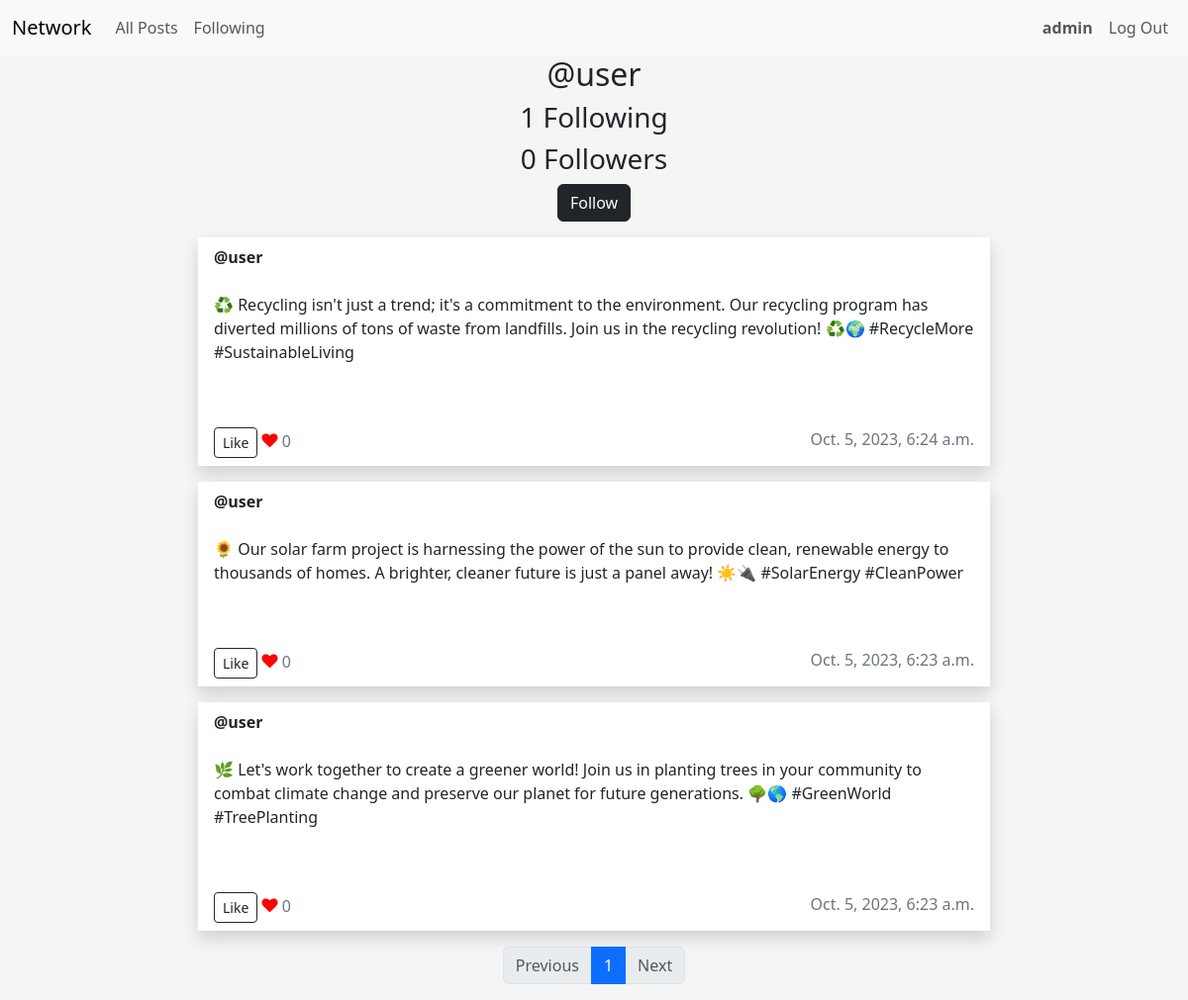
The app's page /profile/1 (signed in), older data.
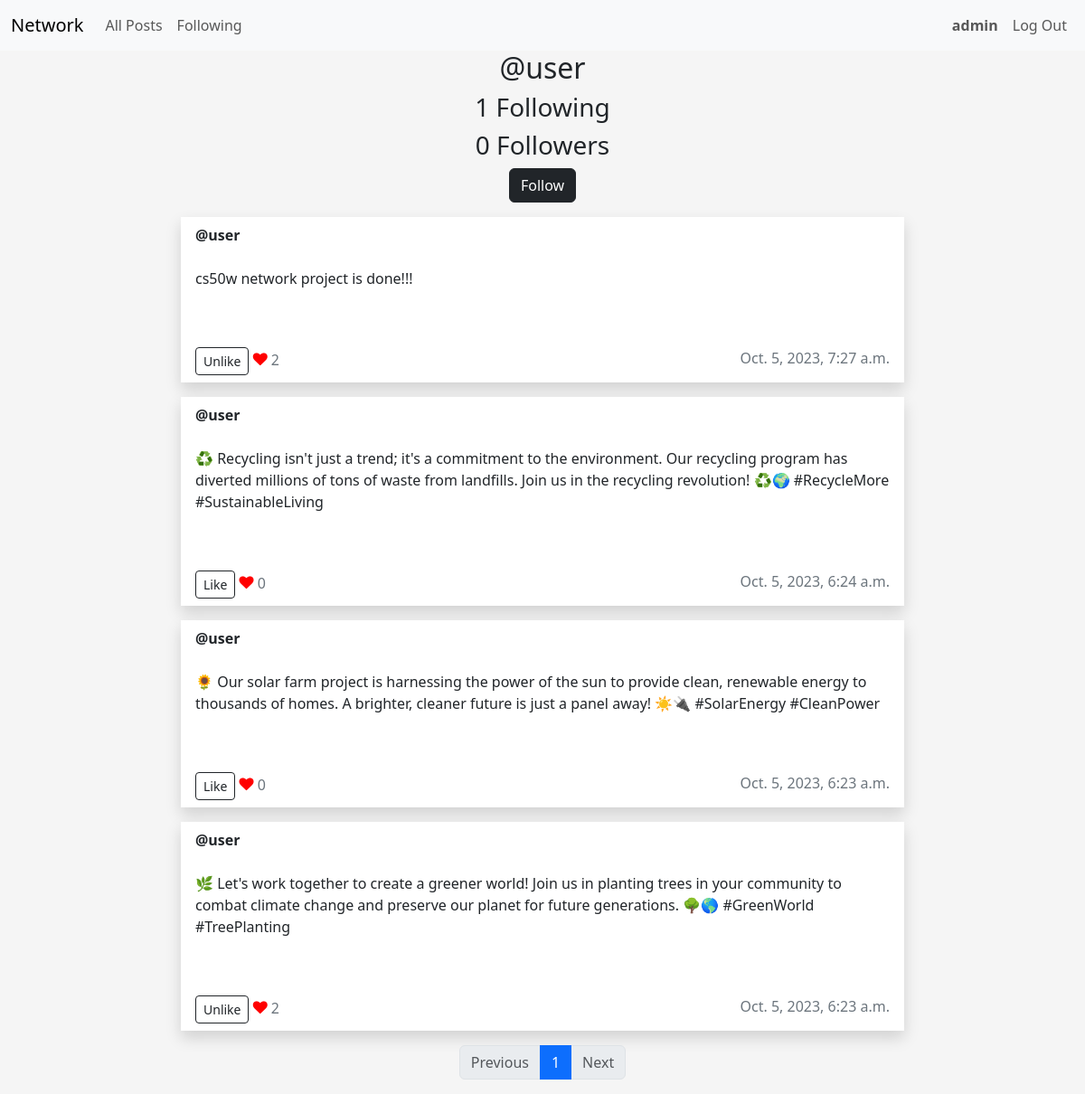
The same page, newer data.
### network/models.py (models this page shows, shortened)
class User(AbstractUser):
    pass

class Post(models.Model):
    user = models.ForeignKey(User, on_delete=models.CASCADE)
    content = models.TextField()
    timestamp = models.DateTimeField(auto_now_add=True)
    likes = models.ManyToManyField(User, related_name="liked_posts")

### network/views.py (the view, shortened to what this page needs)
# urls.py: path("profile/<int:user_id>", views.profile, name="profile"),
@login_required(login_url="/login")
def profile(request, user_id):
    user = get_object_or_404(
        User, id=user_id
    )  # Get the User object with the specified user_id
    if request.method == "GET":
        posts = Post.objects.filter(user=user)  # Filter posts for the specific user
        is_following = Following.objects.filter(
            user=request.user, user_followed=user_id
        ).exists()
        paginator = Paginator(posts, POST_NUMBER_PER_PAGE)  # Show2  contacts per page.
        page_number = request.GET.get("page")
        page_obj = paginator.get_page(page_number)
        return render(
            request,
            "network/profile.html",
            {
                "posts": posts,
                "user": user,
                "is_following": is_following,
                "page_obj": page_obj,
            },
        )

### network/templates/network/profile.html (shortened to what this page needs)
{% extends "network/layout.html" %}
{% block body %}
<div class="container">
    <h2>@{{ user }}</h2>
    <h3>{{ user.following.count }} Following</h3>
    <h3>{{ user.followers.count }} Followers</h3>
{% if user != request.user %}
    {% if is_following %}
        <form action="{% url 'profile' user.id %}" method="post">
            {% csrf_token %}
            <button type="submit" class="btn btn-danger mb-3">Unfollow</button>
            <input type="hidden" name="unfollow">
        </form>
    {% else %}
        <form action="{% url 'profile' user.id %}" method="post">
            <button type="submit" class="btn btn-dark mb-3">Follow</button>
        </form>
    {% endif %}
{% endif %}
</div>
   {% for post in posts reversed %}
   <div id="posts">
    <div class="row mb-3">
       <div class="post" data-post-id="{{ post.id }}">
          <div class="card rounded-0 border-0 shadow mx-auto" style="max-width: 50rem;">
             <div class="card-header bg-transparent border-0 d-flex justify-content-between">
                <strong>@{{ post.user }}</strong>
             </div>
             <div class="card-body text-dark">
                <p id="post-content" class="post-content">{{ post.content }}</p>
                <br>
             </div>
             <div class="card-footer bg-transparent text-secondary border-0 d-flex justify-content-between">
                <div>
                    <button type="button" id="likeButton_{{ post.id }}" data-post-id="{{ post.id }}" class="btn btn-outline-dark btn btn-sm like-button">
                        {% if user in post.likes.all %}
                        Unlike
                        {% else %}
                        Like
                        {% endif %}
                    </button>
                    <i class="fa fa-heart" style="color: red;"></i>
                    <span id="likeCount_{{ post.id }}" class="like-count">{{ post.likes.count }}</span>
                </div>
                <div>
                    <span> {{ post.timestamp }}</span>
                </div>
             </div>
          </div>
       </div>
    </div>
 </div>
    {% endfor %}
    <nav aria-label="Page navigation example">
        <ul class="pagination justify-content-center">
           {% if page_obj.has_previous %}
           <li class="page-item">
              <a class="page-link" href="?page={{ page_obj.previous_page_number }}">Previous</a>
           </li>
           {% else %}
           <li class="page-item disabled">
              <span class="page-link">Previous</span>
           </li>
           {% endif %}
           {% for i in page_obj.paginator.page_range %}
           <li class="page-item {% if i == page_obj.number %}active{% endif %}">
              <a class="page-link" href="?page={{ i }}">{{ i }}</a>
           </li>
           {% endfor %}
           {% if page_obj.has_next %}
           <li class="page-item">
              <a class="page-link" href="?page={{ page_obj.next_page_number }}">Next</a>
           </li>
           {% else %}
           <li class="page-item disabled">
              <span class="page-link">Next</span>
           </li>
           {% endif %}
        </ul>
     </nav>
{% endblock %}

### network/templates/network/layout.html (shortened to what this page needs)
{% load static %}
<!DOCTYPE html>
<html lang="en">
    <head>
        <link href="https://cdn.jsdelivr.net/npm/bootstrap@5.3.2/dist/css/bootstrap.min.css" rel="stylesheet">
        <link rel="stylesheet" href="https://cdnjs.cloudflare.com/ajax/libs/font-awesome/4.7.0/css/font-awesome.min.css">
        <link href="{% static 'network/styles.css' %}" rel="stylesheet">
    </head>
    <body>
        <nav class="navbar navbar-expand-lg bg-body-tertiary">
            <div class="container-fluid">
              <a class="navbar-brand" href="{% url 'index' %}">Network</a>
              <div class="collapse navbar-collapse" id="navbarTogglerDemo02">
                <ul class="navbar-nav me-auto mb-2 mb-lg-0">
                  <li class="nav-item">
                    <a class="nav-link" href="{% url 'index' %}">All Posts</a>
                  </li>
                  {% if user.is_authenticated %}
                  <li class="nav-item">
                    <a class="nav-link" href="{% url 'following' %}">Following</a>
                  </li>
                  {% endif %}
                </ul>
                <ul class="navbar-nav ms-auto">
                    {% if user.is_authenticated %}
                    <li class="nav-item">
                        <a class="nav-link" href="{% url 'profile' request.user.id %}"><strong>{{ request.user.username }}</strong></a>
                    </li>
                      <li class="nav-item">
                        <a class="nav-link" href="{% url 'logout' %}">Log Out</a>
                      </li>
                    {% endif %}
                </ul>
              </div>
            </div>
          </nav>
        <div class="body">
            {% block body %}
            {% endblock %}
        </div>
    </body>
</html>

### network/static/network/styles.css (style rules this page uses)
.container { display: block; justify-content: center; text-align: center; }
h2 { text-align: center; }
body { background-color: #f5f5f5; }
.card-header { display: block; justify-content: space-between; }

Row changes from the older to the newer data that the page shows:
added Post: user "user", content "cs50w network project is done!!!", shows "Unlike", likes.count "2", timestamp "Oct. 5, 2023, 7:27 a.m."
computed for Post (number 4 of 4 on the later page): likes.count "0" → "2"; text "Like" → "Unlike"
